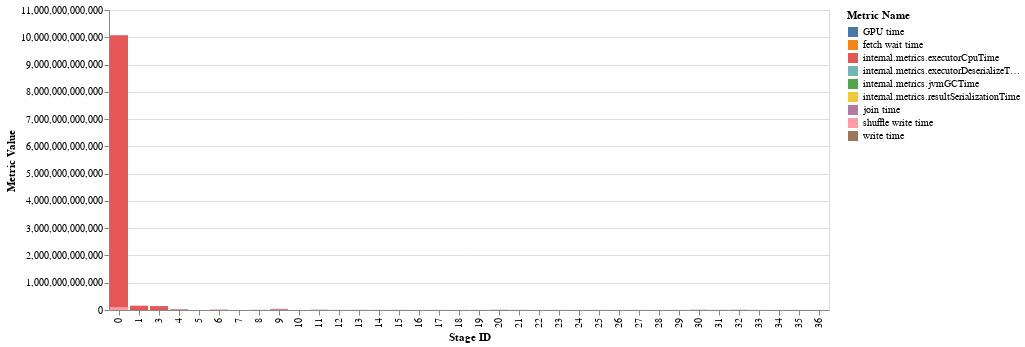

The code cell stored with this chart in its notebook:
### Code cell
stage_metrics = wide_stages(metrics).toPandas()
alt.Chart(stage_metrics).mark_bar().encode(
    x='Stage ID:N',
    y='Metric Value:Q',
    color='Metric Name:N',
    tooltip=['Details', 'Metric Name', 'Metric Value', 'Stage ID']
).interactive()

### Figure 1 — Vega-Lite specification as saved in the notebook (floating-point values rounded to 4 significant figures; data arrays with more than 128 entries replaced by an {"elided": "..."} marker saying what was removed)
{"config": {"view": {"continuousWidth": 400, "continuousHeight": 300}}, "data": {"name": "data-098ce29742486687776212b9735cbc43"}, "mark": "bar", "encoding": {"color": {"type": "nominal", "field": "Metric Name"}, "tooltip": [{"type": "nominal", "field": "Details"}, {"type": "nominal", "field": "Metric Name"}, {"type": "nominal", "field": "Metric Value"}, {"type": "quantitative", "field": "Stage ID"}], "x": {"type": "nominal", "field": "Stage ID"}, "y": {"type": "quantitative", "field": "Metric Value"}}, "selection": {"selector002": {"type": "interval", "bind": "scales", "encodings": ["x", "y"]}}, "$schema": "https://vega.github.io/schema/vega-lite/v4.8.1.json", "datasets": {"data-098ce29742486687776212b9735cbc43": {"elided": "164 records"}}}
